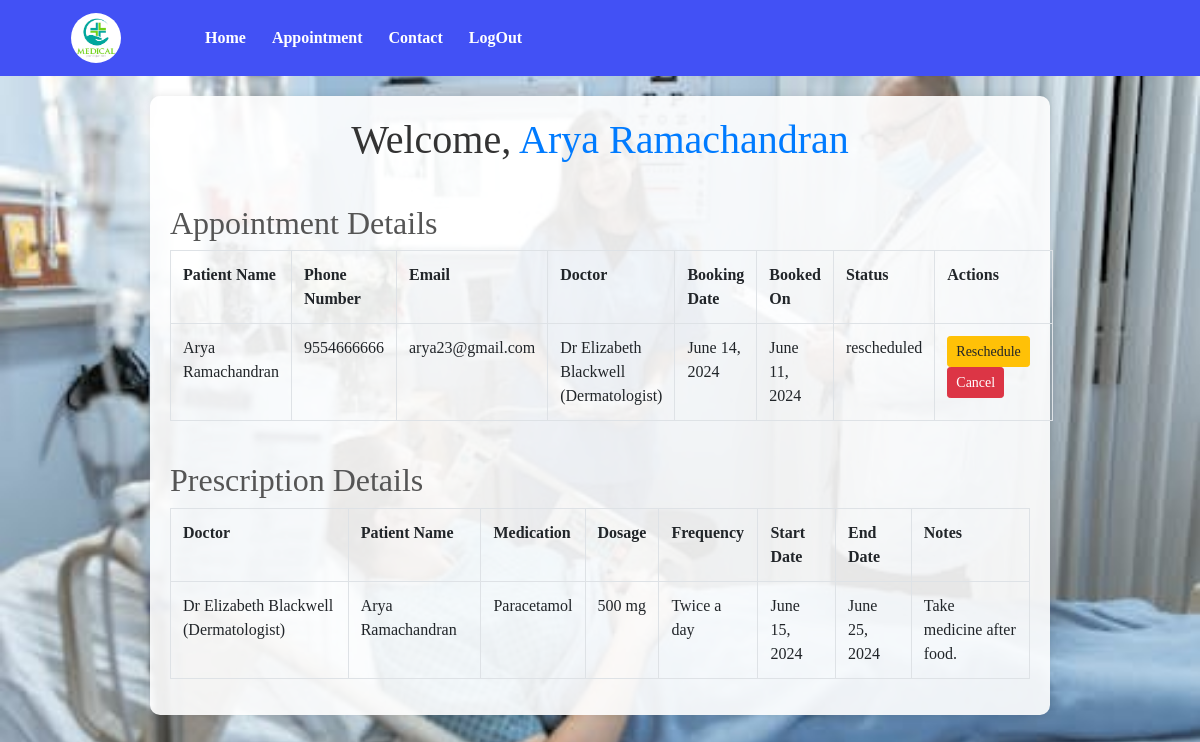
/dashboard/ (signed in), run on the app's committed database.
### hospital/models.py (models this page shows, shortened)
class Patient(models.Model):
    name = models.CharField(max_length=255)
    phone_number = models.CharField(max_length=10)
    email = models.EmailField(unique=True)
    password = models.CharField(max_length=255)
    date_of_birth = models.DateField(null=True, blank=True)

class Appointment(models.Model):
    Patient_name = models.CharField(max_length=50)
    Phone_number = models.CharField(max_length=10)
    Email_id = models.EmailField()
    Doctor_name = models.ForeignKey(Doctor,on_delete=models.CASCADE)
    Booking_date = models.DateField()
    Booked_on = models.DateField(auto_now=True)
    STATUS_CHOICES = [
        ('confirmed', 'Confirmed'),
        ('pending', 'Pending'),
        ('cancelled', 'Cancelled'),
        ('completed', 'Completed'),
        ('rescheduled','rescheduled')
    ]
    status = models.CharField(max_length=20, choices=STATUS_CHOICES, default='')

class Doctor(models.Model):
    name = models.CharField(max_length=25)
    specialization = models.CharField(max_length=40)
    image = models.ImageField(upload_to='media', blank=True, default='')
    def __str__(self):
        return ' {}'.format(self.name) + ' ({})'.format(self.specialization)

class Prescription(models.Model):
    doctor = models.ForeignKey(Doctor,null=True, on_delete=models.CASCADE)
    patient_name = models.CharField(max_length=100,default='')
    medication = models.CharField(max_length=100)
    dosage = models.CharField(max_length=50)
    frequency = models.CharField(max_length=50)
    start_date = models.DateField()
    end_date = models.DateField()
    notes = models.TextField()

### hospital/views.py (the view)
# urls.py: path('dashboard/',views. patient_dashboard, name='patient_dashboard'),
def patient_dashboard(request):
    patient_id = request.session.get('patient_id')
    if not patient_id:
        return redirect('login')
    try:
        patient = Patient.objects.get(id=patient_id)
    except Patient.DoesNotExist:
        return redirect('login')
    appointments = Appointment.objects.filter(Patient_name=patient.name)
    prescriptions = Prescription.objects.filter(patient_name=patient.name)
    context = {
        'patient': patient,
        'appointments': appointments,
        'prescriptions': prescriptions,
    }
    return render(request, 'patient_dashboard.html', context)

### templates/patient_dashboard.html (shortened to what this page needs)
{% include 'patient_navbar.html' %}
{% load static %}
<!DOCTYPE html>
<html lang="en">
<head>
    <link href="https://maxcdn.bootstrapcdn.com/bootstrap/4.0.0/css/bootstrap.min.css" rel="stylesheet">
</head>
<body>
    <div class="container">
        <h1>Welcome, <a href="{% url 'patient_detail' patient.id %}">{{ patient.name }}</a></h1>
        <h2>Appointment Details</h2>
        <table id="appointments" class="table table-bordered">
            <tr>
                <th>Patient Name</th>
                <th>Phone Number</th>
                <th>Email</th>
                <th>Doctor</th>
                <th>Booking Date</th>
                <th>Booked On</th>
                <th>Status</th>
                <th>Actions</th>
            </tr>
            {% if appointments %}
                {% for appointment in appointments %}
                <tr>
                    <td>{{ appointment.Patient_name }}</td>
                    <td>{{ appointment.Phone_number }}</td>
                    <td>{{ appointment.Email_id }}</td>
                    <td>{{ appointment.Doctor_name }}</td>
                    <td>{{ appointment.Booking_date }}</td>
                    <td>{{ appointment.Booked_on }}</td>
                    <td>{{ appointment.get_status_display }}</td>
                    <td>
                        {% if appointment.status != 'completed' and appointment.status != 'cancelled' %}
                            <a href="{% url 'reschedule_appointment' appointment.id %}" class="btn btn-warning btn-sm">Reschedule</a>
                            <form method="post" action="{% url 'confirm_cancel_appointment' appointment.id %}" style="display:inline;">
                                <button type="submit" class="btn btn-danger btn-sm">Cancel</button>
                            </form>
                        {% endif %}
                    </td>
                </tr>
                {% endfor %}
            {% else %}
                <tr>
                    <td colspan="8" class="no-data">No appointments found.</td>
                </tr>
            {% endif %}
        </table>
        <h2>Prescription Details</h2>
        <table id="prescriptions" class="table table-bordered">
            <tr>
                <th>Doctor</th>
                <th>Patient Name</th>
                <th>Medication</th>
                <th>Dosage</th>
                <th>Frequency</th>
                <th>Start Date</th>
                <th>End Date</th>
                <th>Notes</th>
            </tr>
            {% if prescriptions %}
                {% for prescription in prescriptions %}
                <tr>
                    <td>{{ prescription.doctor }}</td>
                    <td>{{ prescription.patient_name }}</td>
                    <td>{{ prescription.medication }}</td>
                    <td>{{ prescription.dosage }}</td>
                    <td>{{ prescription.frequency }}</td>
                    <td>{{ prescription.start_date }}</td>
                    <td>{{ prescription.end_date }}</td>
                    <td>{{ prescription.notes }}</td>
                </tr>
                {% endfor %}
            {% else %}
                <tr>
                    <td colspan="8" class="no-data">No prescriptions found.</td>
                </tr>
            {% endif %}
        </table>
    </div>
</body>
</html>

### templates/patient_navbar.html (shortened to what this page needs)
{% load static %}
<!DOCTYPE html>
<html lang="en">
<head>
    <link rel="stylesheet" href="{% static '/css/style.css'%}">
    <link rel="stylesheet" href="https://cdnjs.cloudflare.com/ajax/libs/font-awesome/6.2.0/css/all.min.css">
    <link href="https://cdn.jsdelivr.net/npm/bootstrap@5.0.2/dist/css/bootstrap.min.css" rel="stylesheet">
</head>
<body>
  <div class="all-content">
  <nav class="navbar navbar-expand-lg" id="navbar">
    <div class="container-fluid">
      <a class="navbar-brand" href="#" id="logo"><img src="static/images/logo1.jpg" alt=""></a>
      <div class="collapse navbar-collapse" id="navbarSupportedContent">
        <ul class="navbar-nav me-auto mb-2 mb-lg-0">
          <li class="nav-item">
            <a class="nav-link active" aria-current="page" href="{% url 'home' %}">Home</a>
          </li>
          <li class="nav-item">
            <a class="nav-link" href="{% url 'appointment' %}">Appointment</a>
          </li>
          <li class="nav-item">
            <a class="nav-link" href="{% url 'contact' %}">Contact</a>
          </li>
            <li class="nav-item">
            <a class="nav-link" href="{% url 'logout' %}">LogOut</a>
          </li>
        </ul>
      </div>
    </div>
  </nav>
    </div>
</body>
</html>

### static/css/style.css (style rules this page uses)
* { margin: 0; padding: 0; box-sizing: border-box; font-family: 'Merriweather', serif; }
.all-content { background: #f7f5f2; }
#navbar { background-color: #4251f5; font-family: 'Roboto', sans-serif; }
#logo img { border-radius: 30px; width: 50px; margin-left: 40px; }
.navbar-nav { margin-left: 50px; }
.nav-item .nav-link { color: white; margin-left: 10px; font-weight: bold; transition: 0.5s; }
html { scroll-behavior: smooth; }

### data on the page
Patient: name "Arya Ramachandran"
Appointment: Patient_name "Arya Ramachandran", Phone_number "9554666666", Email_id "arya23@gmail.com", Doctor_name "Dr Elizabeth Blackwell (Dermatologist)", Booking_date "June 14, 2024", Booked_on "June 11, 2024", status "rescheduled", shows "Reschedule"
Prescription: doctor "Dr Elizabeth Blackwell (Dermatologist)", patient_name "Arya Ramachandran", medication "Paracetamol", dosage "500 mg", frequency "Twice a day", start_date "June 15, 2024", end_date "June 25, 2024", notes "Take medicine after food."
